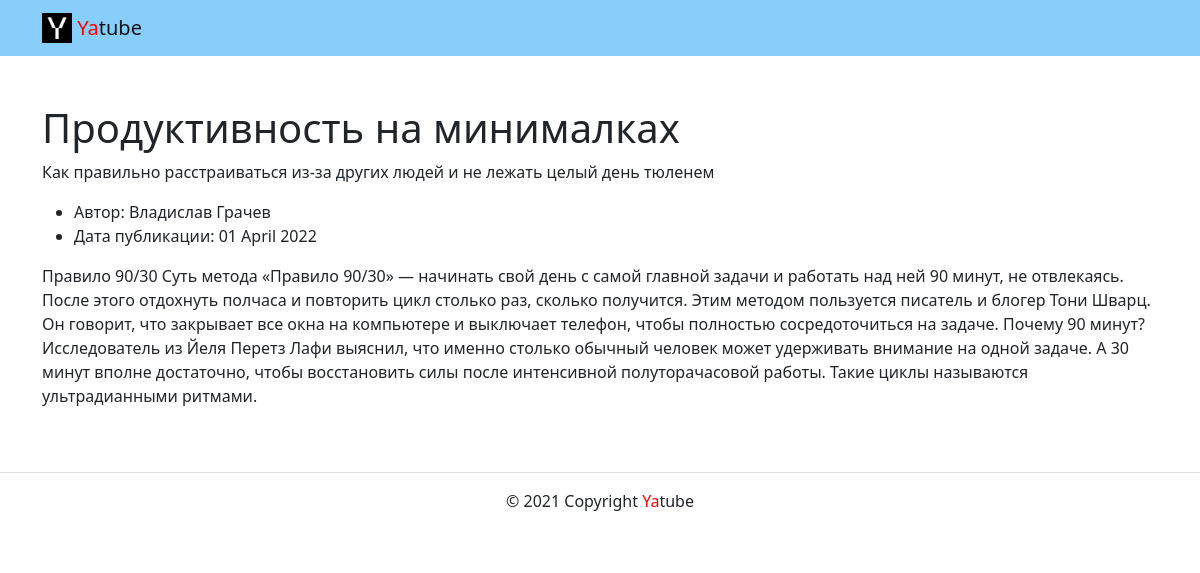
Screenshot of /group/productiv/ with the database file from the repository.
### posts/models.py (models this page shows)
class Group(models.Model):
    title = models.TextField()
    slug = models.SlugField()
    description = models.TextField()
    def __str__(self):
        return self.title

class Post(models.Model):
    text = models.TextField()
    pub_date = models.DateTimeField(auto_now_add=True)
    author = models.ForeignKey(
        User,
        on_delete=models.CASCADE,
        related_name='posts'
    )
    group = models.ForeignKey(
        Group,
        blank=True,
        null=True,
        on_delete=models.CASCADE,
    )

### posts/views.py (the view)
# urls.py: path('group/<slug>/', views.group_posts, name='group'),
def group_posts(request, slug):
    group = get_object_or_404(Group, slug=slug)
    posts = Post.objects.filter(group=group).order_by('-pub_date')[:10]
    template = 'posts/group_list.html'
    context = {
        'group': group,
        'posts': posts
    }
    return render(request, template, context)

### templates/posts/group_list.html (shortened to what this page needs)
{% extends 'base.html' %}
{% block content %}
      <div class="container py-5">
        <h1>{{ group }}</h1>
        <p>{{ group.description }}</p>
        {% for post in posts %}
          <article>
            <ul>
              <li>
                Автор: {{ post.author.get_full_name }}
              </li>
              <li>
                Дата публикации: {{ post.pub_date|date:"d E Y"}}
              </li>
            </ul>
            <p>{{ post.text }}</p>
          </article>
        {% endfor %}
      </div>
{% endblock %}

### rows the page displays
Group: title "Продуктивность на минималках", description "Как правильно расстраиваться из-за других людей и не лежать целый день тюленем"
Post: author.get_full_name "Владислав Грачев", pub_date "01 April 2022", text "Правило 90/30 Суть метода «Правило 90/30» — начинать свой день с самой главной задачи и работать над ней 90 минут, не отвлекаясь. После этого отдохнуть полчаса и повторить цикл столько раз, сколько получится. Этим методом пользуется писатель и блогер Тони Шварц. Он говорит, что закрывает все окна на компьютере и выключает телефон, чтобы полностью сосредоточиться на задаче. Почему 90 минут? Исследователь из Йеля Перетз Лафи выяснил, что именно столько обычный человек может удерживать внимание на одной задаче. А 30 минут вполне достаточно, чтобы восстановить силы после интенсивной полуторачасовой работы. Такие циклы называются ультрадианными ритмами."
